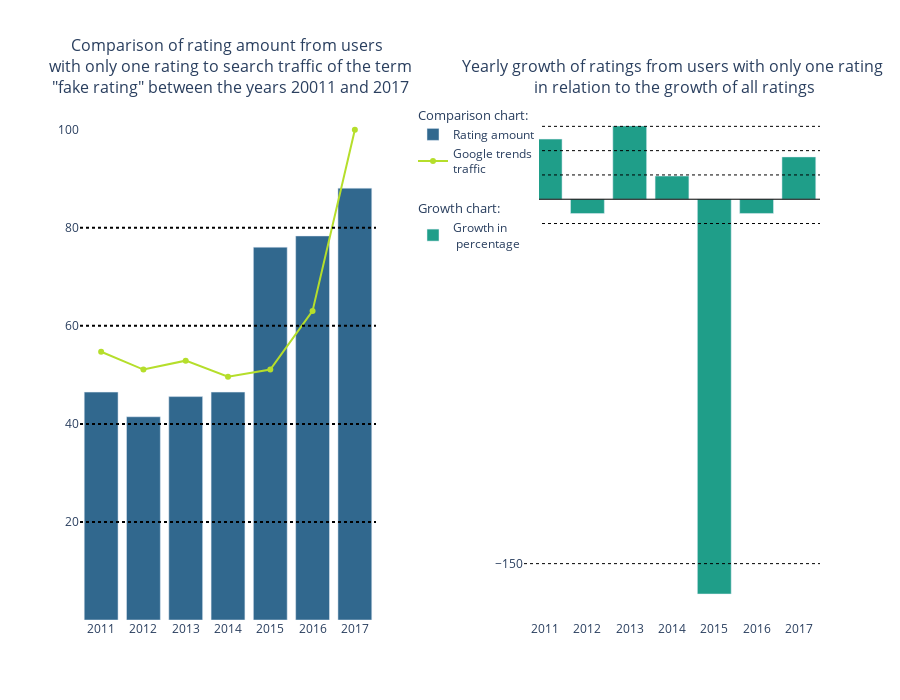

The notebook cell this image was saved under:
### Code cell
figure = make_subplots(rows=1, cols=2,
                        subplot_titles=("Comparison of rating amount from users <br> with only one rating to search traffic of the term<br> \"fake rating\" between the years 20011 and 2017",
                                        "Yearly growth of ratings from users with only one rating<br> in relation to the growth of all ratings"), horizontal_spacing=0.2)
colors = px.colors.sequential.Viridis

trace_bar_trends = go.Bar(
        x=single_user_ratings_binned_in_years_reduced_to_hundred['year'],
        y=single_user_ratings_binned_in_years_reduced_to_hundred['rating_amount'],
        marker_color=colors[3], name='Rating amount',
        legendgroup='1',
        legendgrouptitle_text="Comparison chart:",
        hovertemplate="Year: %{x}<br>" +
                        "Amount of users with one rating: %{y:.0f}/100" +
                        "<extra></extra>"
    )

trace_scatter_google_trends = go.Scatter(
        x=google_trends_fake_rating_years_reduced_to_hundered['year'],
        y=google_trends_fake_rating_years_reduced_to_hundered['rating_amount'],
        line=dict(color=colors[8], width=2), name='Google trends<br>traffic', legendgroup='1',
        hovertemplate="Year: %{x}<br>" +
                        "Search traffic: %{y:.0f}/100"+
                        "<extra></extra>"
    )

figure.add_traces([trace_bar_trends, trace_scatter_google_trends], 1, 1)

figure.add_traces(go.Bar(x=growth_user_single_ratings_compared_all_ratings['year'],
                        y=growth_user_single_ratings_compared_all_ratings['growth'],
                        marker_color=colors[5], name='Growth in<br> percentage',
                        legendgroup='2', legendgrouptitle_text="Growth chart:",
                        hovertemplate="Year: %{x}<br>" +
                        "Growth in relation: %{y:.0f}%"+
                        "<extra></extra>"), 1, 2)

figure.add_hline(y=20, line_dash="dot", row=1, col=1, line=dict(color='black'))
figure.add_hline(y=40, line_dash="dot", row=1, col=1, line=dict(color='black'))
figure.add_hline(y=60, line_dash="dot", row=1, col=1, line=dict(color='black'))
figure.add_hline(y=80, line_dash="dot", row=1, col=1, line=dict(color='black'))

figure.add_hline(y=-150, line_dash="dot", row=1, col=2, line=dict(color='black', width=1))
figure.add_hline(y=-10, line_dash="dot", row=1, col=2, line=dict(color='black', width=1))
figure.add_hline(y=0, row=1, col=2, line=dict(color='black', width=1))
figure.add_hline(y=10, line_dash="dot", row=1, col=2, line=dict(color='black', width=1))
figure.add_hline(y=20, line_dash="dot", row=1, col=2, line=dict(color='black', width=1))
figure.add_hline(y=30, line_dash="dot", row=1, col=2, line=dict(color='black', width=1))

figure.update_layout(legend=dict(x=0.45, y=1))
figure.update_layout(paper_bgcolor='#FFFFFF')

figure.update_layout(
    legend_tracegroupgap = 20
)

figure.update_layout(plot_bgcolor="#FFFFFF")

figure.update_layout(yaxis=dict(tickformat=''))
figure.update_yaxes(ticksuffix='%')

figure.update_layout(
    xaxis = dict(
        tickmode = 'linear',
        tick0 = 2011,
        dtick = 1
    ),
    xaxis2 = dict(
        tickmode = 'linear',
        tick0 = 2011,
        dtick = 1
    ),
    yaxis2 = dict(
        tickmode = 'array',
        tickvals = [-150, -10, 0, 10, 20, 30]
),
 height=700)

figure.update_layout(
    yaxis = dict(
        tickmode = 'array',
        tickvals = [20, 40, 60, 80, 100],
        ticktext = [20, 40, 60, 80, 100]
    )
)

figure.show()

### Figure 1 — Plotly figure (JSON) as saved in the notebook; plotly's stock layout.template omitted (floating-point values rounded to 4 significant figures)
{"data": [{"hovertemplate": "Year: %{x}<br>Amount of users with one rating: %{y:.0f}/100<extra></extra>", "legendgroup": "1", "legendgrouptitle": {"text": "Comparison chart:"}, "marker": {"color": "#31688e"}, "name": "Rating amount", "type": "bar", "x": [2017, 2016, 2015, 2014, 2011, 2013, 2012], "xaxis": "x", "y": [88.09, 78.34, 76.05, 46.48, 46.48, 45.57, 41.45], "yaxis": "y"}, {"hovertemplate": "Year: %{x}<br>Search traffic: %{y:.0f}/100<extra></extra>", "legendgroup": "1", "line": {"color": "#b5de2b", "width": 2}, "name": "Google trends<br>traffic", "type": "scatter", "x": [2011, 2012, 2013, 2014, 2015, 2016, 2017], "xaxis": "x", "y": [54.71, 51.09, 52.9, 49.64, 51.09, 63.04, 100], "yaxis": "y"}, {"hovertemplate": "Year: %{x}<br>Growth in relation: %{y:.0f}%<extra></extra>", "legendgroup": "2", "legendgrouptitle": {"text": "Growth chart:"}, "marker": {"color": "#1f9e89"}, "name": "Growth in<br> percentage", "type": "bar", "x": [2011, 2012, 2013, 2014, 2015, 2016, 2017], "xaxis": "x2", "y": [24.75, -5.903, 30.14, 9.543, -162.5, -5.858, 17.42], "yaxis": "y2"}], "layout": {"annotations": [{"font": {"size": 16}, "showarrow": false, "text": "Comparison of rating amount from users <br> with only one rating to search traffic of the term<br> \"fake rating\" between the years 20011 and 2017", "x": 0.2, "xanchor": "center", "xref": "paper", "y": 1, "yanchor": "bottom", "yref": "paper"}, {"font": {"size": 16}, "showarrow": false, "text": "Yearly growth of ratings from users with only one rating<br> in relation to the growth of all ratings", "x": 0.8, "xanchor": "center", "xref": "paper", "y": 1, "yanchor": "bottom", "yref": "paper"}], "height": 700, "legend": {"tracegroupgap": 20, "x": 0.45, "y": 1}, "paper_bgcolor": "#FFFFFF", "plot_bgcolor": "#FFFFFF", "shapes": [{"line": {"color": "black", "dash": "dot"}, "type": "line", "x0": 0, "x1": 1, "xref": "x domain", "y0": 20, "y1": 20, "yref": "y"}, {"line": {"color": "black", "dash": "dot"}, "type": "line", "x0": 0, "x1": 1, "xref": "x domain", "y0": 40, "y1": 40, "yref": "y"}, {"line": {"color": "black", "dash": "dot"}, "type": "line", "x0": 0, "x1": 1, "xref": "x domain", "y0": 60, "y1": 60, "yref": "y"}, {"line": {"color": "black", "dash": "dot"}, "type": "line", "x0": 0, "x1": 1, "xref": "x domain", "y0": 80, "y1": 80, "yref": "y"}, {"line": {"color": "black", "dash": "dot", "width": 1}, "type": "line", "x0": 0, "x1": 1, "xref": "x2 domain", "y0": -150, "y1": -150, "yref": "y2"}, {"line": {"color": "black", "dash": "dot", "width": 1}, "type": "line", "x0": 0, "x1": 1, "xref": "x2 domain", "y0": -10, "y1": -10, "yref": "y2"}, {"line": {"color": "black", "width": 1}, "type": "line", "x0": 0, "x1": 1, "xref": "x2 domain", "y0": 0, "y1": 0, "yref": "y2"}, {"line": {"color": "black", "dash": "dot", "width": 1}, "type": "line", "x0": 0, "x1": 1, "xref": "x2 domain", "y0": 10, "y1": 10, "yref": "y2"}, {"line": {"color": "black", "dash": "dot", "width": 1}, "type": "line", "x0": 0, "x1": 1, "xref": "x2 domain", "y0": 20, "y1": 20, "yref": "y2"}, {"line": {"color": "black", "dash": "dot", "width": 1}, "type": "line", "x0": 0, "x1": 1, "xref": "x2 domain", "y0": 30, "y1": 30, "yref": "y2"}], "xaxis": {"anchor": "y", "domain": [0, 0.4], "dtick": 1, "tick0": 2011, "tickmode": "linear"}, "xaxis2": {"anchor": "y2", "domain": [0.6, 1], "dtick": 1, "tick0": 2011, "tickmode": "linear"}, "yaxis": {"anchor": "x", "domain": [0, 1], "tickformat": "", "tickmode": "array", "ticksuffix": "%", "ticktext": [20, 40, 60, 80, 100], "tickvals": [20, 40, 60, 80, 100]}, "yaxis2": {"anchor": "x2", "domain": [0, 1], "tickmode": "array", "ticksuffix": "%", "tickvals": [-150, -10, 0, 10, 20, 30]}}}
